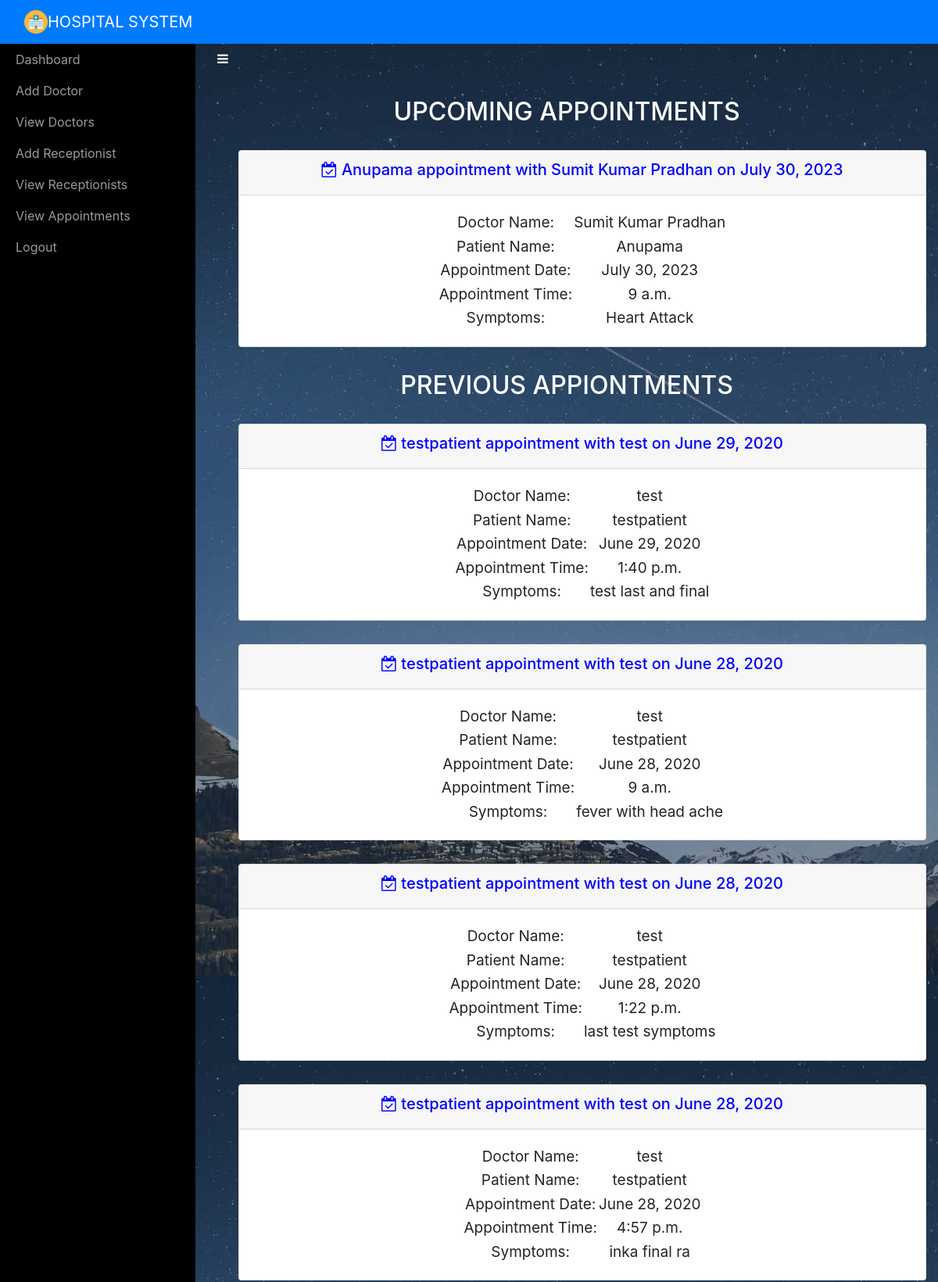
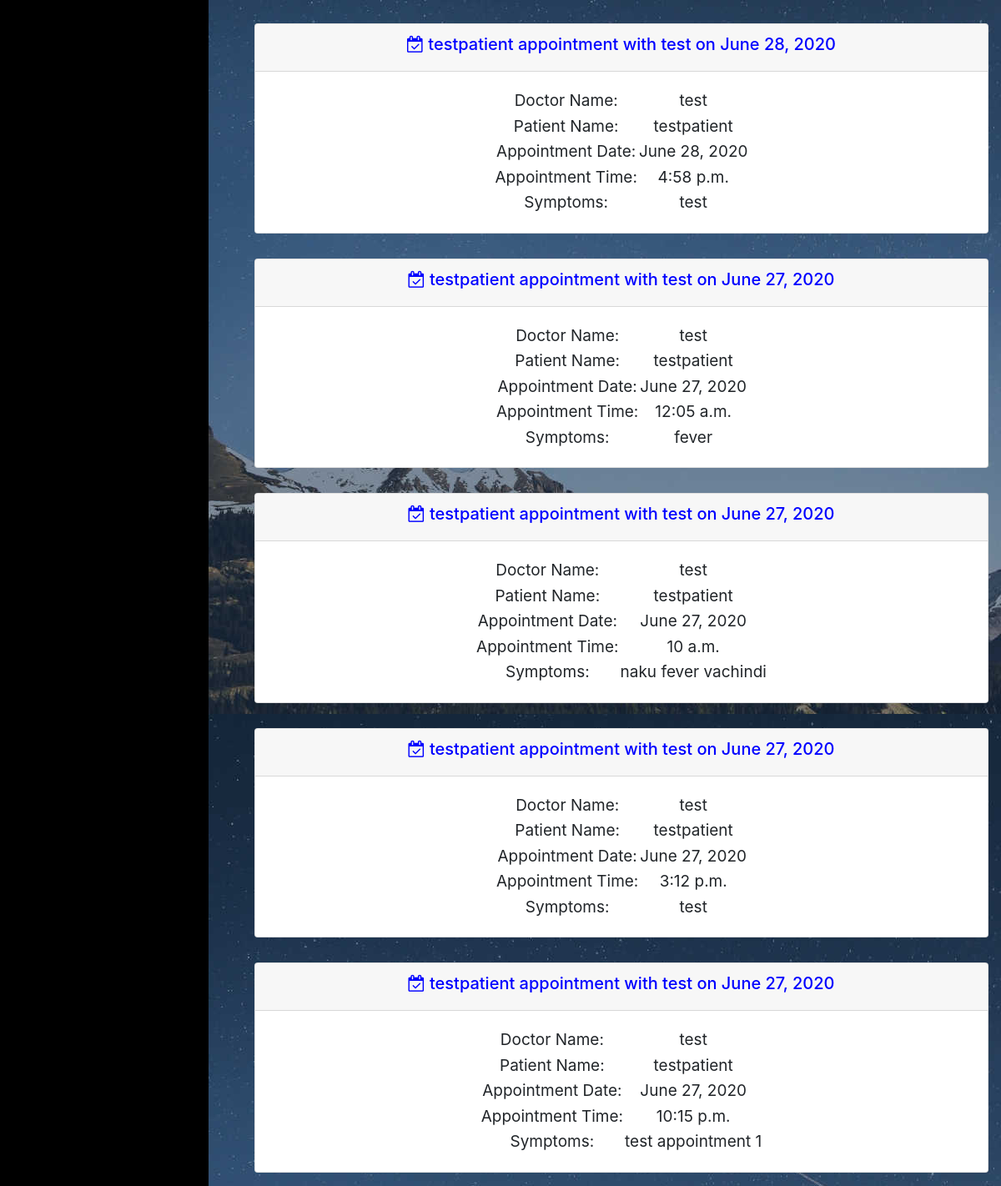
/adminviewAppointment/ (signed in), run on the app's committed database (2 pictures, top to bottom).
### sitehandler/models.py (models this page shows, shortened)
class Appointment(models.Model):
	doctorname = models.CharField(max_length=50)
	doctoremail = models.EmailField(max_length=50)
	patientname = models.CharField(max_length=50)
	patientemail = models.EmailField(max_length=50)
	appointmentdate = models.DateField(max_length=10)
	appointmenttime = models.TimeField(max_length=10)
	symptoms = models.CharField(max_length=100)
	status = models.BooleanField()
	prescription = models.CharField(max_length=200)

### sitehandler/views.py (the view)
# urls.py: path('adminviewAppointment/',adminviewAppointment,name='adminviewAppointment'),
def adminviewAppointment(request):
	if not request.user.is_staff:
		return redirect('login_admin')
	upcomming_appointments = Appointment.objects.filter(appointmentdate__gte=timezone.now(),status=True).order_by('appointmentdate')
	previous_appointments = Appointment.objects.filter(appointmentdate__lt=timezone.now()).order_by('-appointmentdate') | Appointment.objects.filter(status=False).order_by('-appointmentdate')
	d = { "upcomming_appointments" : upcomming_appointments, "previous_appointments" : previous_appointments }
	return render(request,'adminviewappointments.html',d)

### sitehandler/templates/adminviewappointments.html (shortened to what this page needs)
<!DOCTYPE html>
<html>
<head>
    {% include 'include.html' %}
    {% load static %}
</head>
<body style="background-image: url(&quot;{% static 'img/star-sky.jpg' %}&quot;);">
    {% include 'adminnav.html' %}
    <div id="wrapper">
        {% include 'admin_include.html' %}
        <div class="page-content-wrapper">
            <div class="container-fluid"><a class="btn btn-link" role="button" id="menu-toggle" href="#menu-toggle" style="color: white;"><i class="fa fa-bars"></i></a>
                <h2 class="text-center" style="color: white;">UPCOMING APPOINTMENTS</h2>
                <div class="text-center" role="tablist" id="accordion-1">
                    {% for i in upcomming_appointments %}
                    <ul class = "collapsible popout text-center" data-collapsible = "accordion">
                        <li class="card">
                            <div class = "card-header collapsible-header">
                                <h5 style="color:blue;"><a><i class="fa fa-calendar-check-o"></i>  {{ i.patientname }} appointment with {{ i.doctorname }} on {{i.appointmentdate}}</a></h5>
                            </div>
                            <div class = "card-body collapsible-body">
                                <table align="center" class="card-text" style="font-size: 19px;">
                                    <tr>
                                        <td>Doctor Name:</td>
                                        <td>{{i.doctorname}}</td>
                                    </tr>
                                    <tr>
                                        <td>Patient Name:</td>
                                        <td>{{i.patientname}}</td>
                                    </tr>
                                    <tr>
                                        <td>Appointment Date:</td>
                                        <td>{{i.appointmentdate}}</td>
                                    </tr>
                                    <tr>
                                        <td>Appointment Time:</td>
                                        <td>{{i.appointmenttime}}</td>
                                    </tr>
                                    <tr>
                                        <td>Symptoms:</td>
                                        <td>{{i.symptoms}}</td>
                                    </tr>
                                </table>
                            </div>
                        </li>
                    </ul>
                    {% endfor %}
                </div>
                <h2 class="text-center" style="color: white;">PREVIOUS APPIONTMENTS</h2>
                <div class="text-center" role="tablist" id="accordion-2">
                    {% for j in previous_appointments %}
                    <ul class = "collapsible popout text-center" data-collapsible = "accordion">
                        <li class="card">
                            <div class = "card-header collapsible-header">
                                <h5 style="color:blue;"><a><i class="fa fa-calendar-check-o"></i>  {{ j.patientname }} appointment with {{ j.doctorname }} on {{j.appointmentdate}}</a></h5>
                            </div>
                            <div class = "card-body collapsible-body">
                                <table align="center" class="card-text" style="font-size: 19px;">
                                    <tr>
                                        <td>Doctor Name:</td>
                                        <td>{{j.doctorname}}</td>
                                    </tr>
                                    <tr>
                                        <td>Patient Name:</td>
                                        <td>{{j.patientname}}</td>
                                    </tr>
                                    <tr>
                                        <td>Appointment Date:</td>
                                        <td>{{j.appointmentdate}}</td>
                                    </tr>
                                    <tr>
                                        <td>Appointment Time:</td>
                                        <td>{{j.appointmenttime}}</td>
                                    </tr>
                                    <tr>
                                        <td>Symptoms:</td>
                                        <td>{{j.symptoms}}</td>
                                    </tr>
                                </table>
                            </div>
                        </li>
                    </ul>
                    {% endfor %}
                </div>
            </div>
        </div>
    </div>
</body>
</html>

### sitehandler/static/css/Sidebar-Menu-1.css (style rules this page uses)
body { overflow-x: hidden; }
#wrapper { padding-left: 0; -webkit-transition: all 0.5s ease; -moz-transition: all 0.5s ease; -o-transition: all 0.5s ease; transition: all 0.5s ease; }
@media (min-width:768px) { #wrapper { padding-left: 250px; } }

### sitehandler/static/css/Sidebar-Menu.css (style rules this page uses)
#wrapper { padding-left: 0; -webkit-transition: all 0.5s ease; -moz-transition: all 0.5s ease; -o-transition: all 0.5s ease; transition: all 0.5s ease; }
@media (min-width:768px) { #wrapper { padding-left: 250px; } }

### sitehandler/static/css/styles.css (style rules this page uses)
.text-center { margin-top: 30px; }

### data on the page
Appointment: patientname "Anupama", doctorname "Sumit Kumar Pradhan", appointmentdate "July 30, 2023", appointmenttime "9 a.m.", symptoms "Heart Attack"
Appointment: patientname "testpatient", doctorname "test", appointmentdate "June 29, 2020", appointmenttime "1:40 p.m.", symptoms "test last and final"
Appointment: patientname "testpatient", doctorname "test", appointmentdate "June 28, 2020", appointmenttime "9 a.m.", symptoms "fever with head ache"
Appointment: patientname "testpatient", doctorname "test", appointmentdate "June 28, 2020", appointmenttime "1:22 p.m.", symptoms "last test symptoms"
Appointment: patientname "testpatient", doctorname "test", appointmentdate "June 28, 2020", appointmenttime "4:57 p.m.", symptoms "inka final ra"
Appointment: patientname "testpatient", doctorname "test", appointmentdate "June 28, 2020", appointmenttime "4:58 p.m.", symptoms "test"
Appointment: patientname "testpatient", doctorname "test", appointmentdate "June 27, 2020", appointmenttime "12:05 a.m.", symptoms "fever"
Appointment: patientname "testpatient", doctorname "test", appointmentdate "June 27, 2020", appointmenttime "10 a.m.", symptoms "naku fever vachindi"
Appointment: patientname "testpatient", doctorname "test", appointmentdate "June 27, 2020", appointmenttime "3:12 p.m.", symptoms "test"
Appointment: patientname "testpatient", doctorname "test", appointmentdate "June 27, 2020", appointmenttime "10:15 p.m.", symptoms "test appointment 1"
